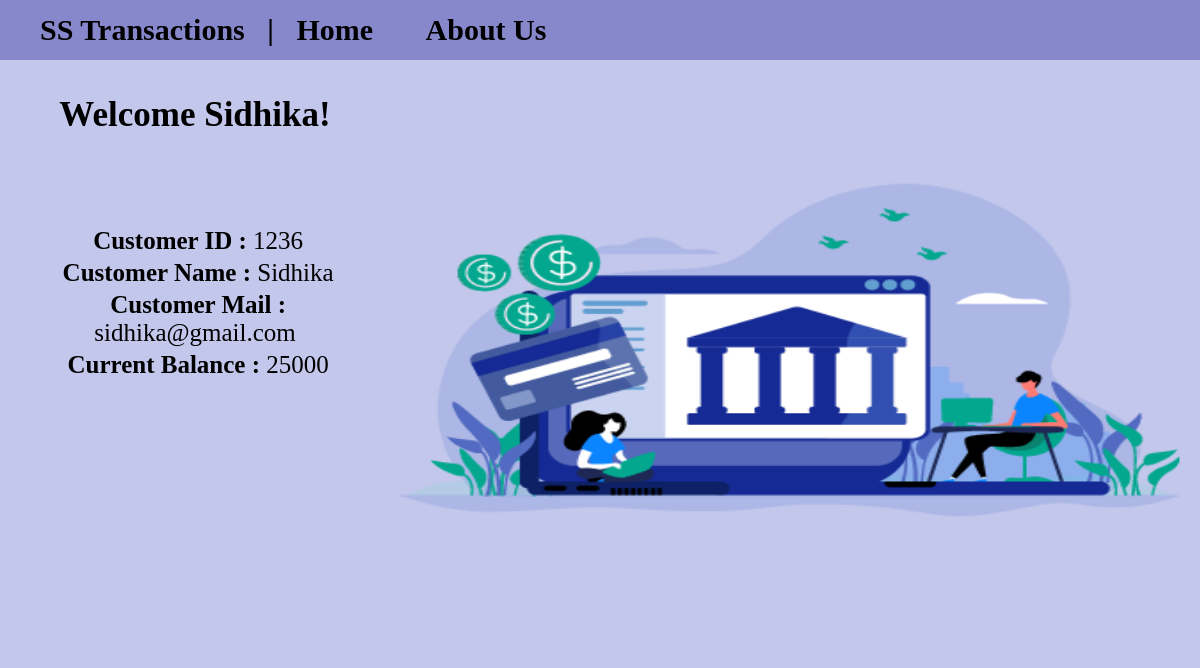
Page /customer_details.php?customer_id=1236&name=Sidhika on the committed database.
### tables this page shows
CREATE TABLE `customers` (
  `customer_id` int(11),
  `name` varchar(30) NOT NULL,
  `email` varchar(50) NOT NULL,
  `current_balance` int(11) NOT NULL
);

### customer_details.php (the view, shortened to what this page needs)
<?php
$serverName="localhost";
			$userName="root";
			$password="";
			$dbname="banking";
			$conn=mysqli_connect($serverName,$userName,$password,$dbname);
$customer_id = $_GET['customer_id'];
$name=$_GET['name'];
$sql = "SELECT *
		FROM customers
    WHERE customer_id = $customer_id";
 $result=$conn->query($sql);
while($row=$result->fetch_assoc()){
?>
<!DOCTYPE html>
<html lang="en">
<?php include("topheader.php"); ?>
<center>
	<p><b>Welcome <?php echo $name; ?>!</b></p>
<table>
	<?php echo "<tr><td><b>&nbsp;Customer ID : </b>".$row["customer_id"]."</td></tr>"; ?>
	<br/>
	<?php echo "<tr><td><b>&nbsp;Customer Name : </b>".$row["name"]."</td></tr>"; ?>
	<br/>
	<?php echo "<tr><td><b>&nbsp;Customer Mail : </b>".$row["email"]."</td></tr>"; ?>
	<br/>
	<?php echo "<tr><td><b>&nbsp;Current Balance : </b>".$row["current_balance"]."</td></tr>"; ?>
</table>
</center>
<?php }
?>
</html>

### topheader.php (shortened to what this page needs)
<!DOCTYPE html>
<html lang="en">
</head>
<body>
    <header>
  <nav>
    <b>
    <ul>
      <li>
      <a href="index.php"> SS Transactions </a> &nbsp;
      </li>
      <li>
        | &nbsp;
      </li>
      <li>
      <a href="index.php"> Home </a> &nbsp; &nbsp; &nbsp;
      </li>
      <li>
      <a href="about_us.php"> About Us</a> &nbsp; &nbsp; &nbsp;
      </li>
    </ul>
    </b>
  </nav>
</header>
<img src="images/banking_1.png">
</body>
</html>

### customer_details.php (style rules this page uses)
table { font-size: 25px; font-family: garamond; }
p { font-size: 35px; font-family: garamond; }
td { text-align: center; }

### topheader.php (style rules this page uses)
body { height: 100%; margin: 0; background-color: rgb(195, 199, 235); }
img { width: 800px; height: 580px; float: right; margin-right: 10px; }
header * { display: inline; }
li { font-size: 30px; }
header li a { color: black; font-family: garamond; text-decoration: none; font-size: 30px; }
header { background-color: rgb(135, 135, 204 ); left: 0; right: 0; top: 5px; height: 60px; display: flex; align-items: center; }

### rows in the picture
customers: customer_id "1236", name "Sidhika", email "sidhika@gmail.com", current_balance "25000"
